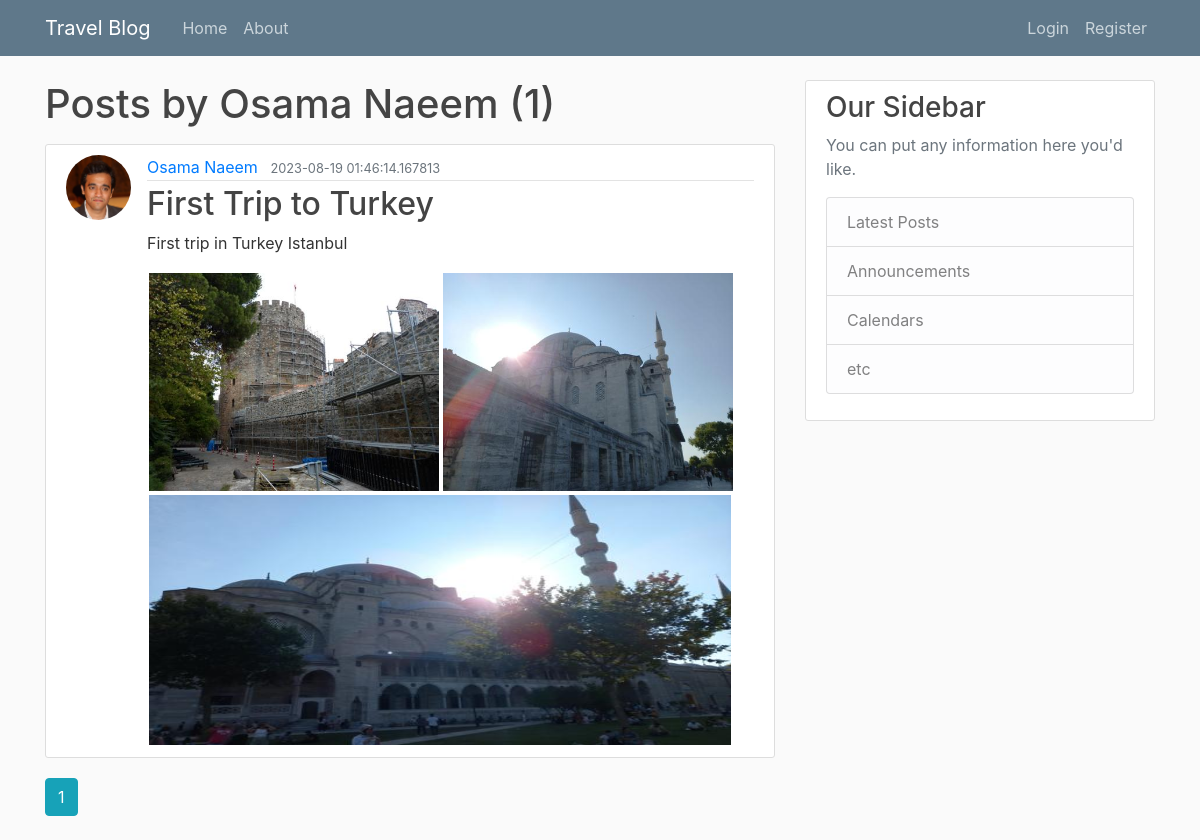
Page /user/Osama Naeem on the committed database.
### Flask_app/models.py (models this page shows, shortened)
class User(db.Model, UserMixin):
    id = db.Column(db.Integer,primary_key = True)
    username = db.Column(db.String(20), unique = True, nullable = False)
    email = db.Column(db.String(120), unique = True, nullable = False)
    image = db.Column(db.String(20), nullable = False, default = 'default.jpeg')
    password = db.Column(db.String(60), nullable = False)
    posts = db.relationship('Post', backref='author', lazy = True)

class Post(db.Model, UserMixin):
    id = db.Column(db.Integer,primary_key = True)
    title = db.Column(db.String(100),nullable = False)
    date_posted = db.Column(db.String(60),nullable = False, default = datetime.utcnow)
    content = db.Column(db.Text,nullable = False)
    image = db.Column(db.Text, nullable = True, default = '')
    video = db.Column(db.Text, nullable = True , default = '')
    user_id = db.Column(db.Integer, db.ForeignKey('user.id'), nullable = False)

### Flask_app/routes.py (the view)
@app.route("/user/<string:username>")
def user_posts(username):
    no_of_images = []
    no_of_videos = []
    page = request.args.get('page', 1, type=int)
    user = User.query.filter_by(username=username).first_or_404()
    posts = Post.query.filter_by(author=user)\
        .order_by(Post.date_posted.desc())\
        .paginate(page=page, per_page=5)
    for post in posts:
        no_of_images.append(post.image.count(',') )
        no_of_videos.append(post.video.count(',') )
    return render_template('user_posts.html', posts=posts, user=user, no_of_images = no_of_images , no_of_videos = no_of_videos)

### Flask_app/templates/user_posts.html (shortened to what this page needs)
{% extends "layout.html" %}
{% block content %}
    <h1 class="mb-3">Posts by {{ user.username }} ({{ posts.total }})</h1>
    {% for post in posts.items %}
        {% set total_images = no_of_images[loop.index0] %}
        {% set total_videos = no_of_videos[loop.index0] %}
        <article class="media content-section">
          <img class="rounded-circle article-img" src="{{ url_for('static', filename='profile_pics/' + post.author.image) }}">
          <div class="media-body">
            <div class="article-metadata">
              <a class="mr-2" href="{{ url_for('user_posts', username=post.author.username) }}">{{ post.author.username }}</a>
              <small class="text-muted">{{ post.date_posted }}</small>
            </div>
            <h2><a class="article-title" href="{{ url_for('post', post_id=post.id) }}">{{ post.title }}</a></h2>
            <p class="article-content">{{ post.content }}</p>
              <div class = "image-container">
              {% if post.image  %}
                {% for imagee in post.image.split(',') %}
                  {% if imagee != '' %}
                    {% if loop.index == total_images and total_images % 2 == 1  %}
                      <img class="image image-1" src="{{ url_for('static', filename='post_pics/' + imagee) }}" alt = "Image">
                    {% else %}
                      <img class="image image-2" src="{{ url_for('static', filename='post_pics/' + imagee) }}" alt = "Image">
                    {% endif %}
                  {% endif %}
                {% endfor %}
              {% endif %}
              </div>
          </div>
        </article>
    {% endfor %}
    {% for page_num in posts.iter_pages(left_edge=1, right_edge=1, left_current=1, right_current=2) %}
      {% if page_num %}
        {% if posts.page == page_num %}
          <a class="btn btn-info mb-4" href="{{ url_for('user_posts', username=user.username, page=page_num) }}">{{ page_num }}</a>
        {% else %}
          <a class="btn btn-outline-info mb-4" href="{{ url_for('user_posts', username=user.username, page=page_num) }}">{{ page_num }}</a>
        {% endif %}
      {% else %}
        ...
      {% endif %}
    {% endfor %}
{% endblock content %}

### Flask_app/templates/layout.html (shortened to what this page needs)
<!DOCTYPE html>
<html>
<head>
    <link rel="stylesheet" href="https://maxcdn.bootstrapcdn.com/bootstrap/4.0.0/css/bootstrap.min.css">
    <link rel="stylesheet" type="text/css" href="{{ url_for('static', filename='main_orig.css') }}">
</head>
<body>
    <header class="site-header">
      <nav class="navbar navbar-expand-md navbar-dark bg-steel fixed-top">
        <div class="container">
          <a class="navbar-brand mr-4" href="/">Travel Blog</a>
          <div class="collapse navbar-collapse" id="navbarToggle">
            <div class="navbar-nav mr-auto">
              <a class="nav-item nav-link" href="{{ url_for('home') }}">Home</a>
              <a class="nav-item nav-link" href="{{ url_for('about') }}">About</a>
            </div>
            <div class="navbar-nav">
              {% if current_user.is_authenticated %}
                <a class="nav-item nav-link" href="{{ url_for('home') }}"> {{ current_user.username }}</a>
                <a class="nav-item nav-link" href="{{ url_for('new_post') }}">New Post</a>
                <a class="nav-item nav-link" href="{{ url_for('account') }}">Account</a>
                <a class="nav-item nav-link" href="{{ url_for('logout') }}">Logout</a>
              {% else %}
                <a class="nav-item nav-link" href="{{ url_for('login') }}">Login</a>
                <a class="nav-item nav-link" href="{{ url_for('register') }}">Register</a>
              {% endif %}
            </div>
          </div>
        </div>
      </nav>
    </header>
    <main role="main" class="container">
      <div class="row">
        <div class="col-md-8">
          {% block content %}{% endblock %}
        </div>
        <div class="col-md-4">
          <div class="content-section">
            <h3>Our Sidebar</h3>
            <p class='text-muted'>You can put any information here you'd like.
              <ul class="list-group">
                <li class="list-group-item list-group-item-light">Latest Posts</li>
                <li class="list-group-item list-group-item-light">Announcements</li>
                <li class="list-group-item list-group-item-light">Calendars</li>
                <li class="list-group-item list-group-item-light">etc</li>
              </ul>
            </p>
          </div>
        </div>
      </div>
    </main>
</body>
</html>

### Flask_app/static/main_orig.css (style rules this page uses)
body { background: #fafafa; color: #333333; margin-top: 5rem; }
h1, h2, h3, h4, h5, h6 { color: #444444; }
.bg-steel { background-color: #5f788a; }
.site-header .navbar-nav .nav-link { color: #cbd5db; }
.content-section { background: #ffffff; padding: 10px 20px; border: 1px solid #dddddd; border-radius: 3px; margin-bottom: 20px; }
.article-title { color: #444444; }
.article-content { white-space: pre-line; }
.article-img { height: 65px; width: 65px; margin-right: 16px; }
.article-metadata { padding-bottom: 1px; margin-bottom: 4px; border-bottom: 1px solid #e3e3e3 }

### Flask_app/templates/user_posts.html (style rules this page uses)
.image-container { display: flex; flex-wrap: wrap; }
.image { margin: 2px; }
.image-1 { width: 582px; max-height: 250px; }
.image-2 { width: 290px; max-height: 250px; }

### rows in the picture
User: username "Osama Naeem"
Post: image (placeholder picture), author.username "Osama Naeem", date_posted "2023-08-19 01:46:14.167813", title "First Trip to Turkey", content "First trip in Turkey Istanbul"

### other values in the picture
{{ posts.total }} "1"
{{ page_num }} "1"
